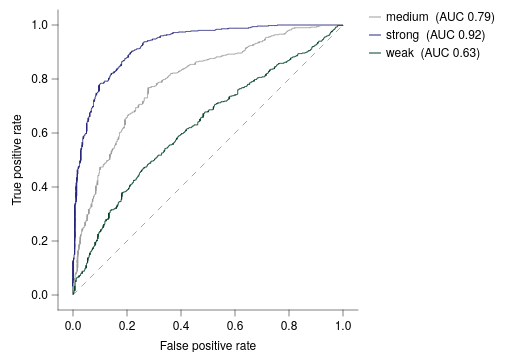

Vega-Lite specification stored for this chart:
### Vega-Lite specification from a JSON file in a GitHub repository (floating-point values rounded to 4 significant figures; data arrays with more than 128 entries replaced by an {"elided": "..."} marker saying what was removed)
{"background": null, "config": {"arc": {"fill": "#DBDBDB", "fillOpacity": 1.0, "innerRadius": 37.5, "padAngle": 0.03, "stroke": "black", "strokeOpacity": 1, "strokeWidth": 0.25}, "area": {"fill": "#DBDBDB", "fillOpacity": 1.0, "stroke": "black", "strokeOpacity": 1, "strokeWidth": 0.25}, "axis": {"domain": true, "domainCap": "round", "domainColor": "black", "domainWidth": 0.25, "grid": false, "gridCap": "round", "gridColor": "#F1F1F1", "gridDash": [0, 0], "gridOpacity": 1.0, "gridWidth": 0.25, "labelColor": "black", "labelFont": "Helvetica Neue, HelveticaNeue, Helvetica, Arial, sans-serif", "labelFontSize": 6, "labelFontStyle": "normal", "labelFontWeight": 400, "offset": 0, "ticks": true, "tickCap": "round", "tickColor": "black", "tickRound": false, "tickSize": 3.0, "tickWidth": 0.25, "titleColor": "black", "titleFont": "Helvetica Neue, HelveticaNeue, Helvetica, Arial, sans-serif", "titleFontSize": 6, "titleFontStyle": "normal", "titleFontWeight": 400}, "axisX": {"domain": true, "labelAlign": "center", "labelAngle": 0, "labels": true, "ticks": true, "translate": 0}, "axisY": {"domain": true, "labelAlign": "right", "labelAngle": 0, "labels": true, "ticks": true, "translate": 0}, "axisRight": {"domain": true, "labelAlign": "left", "labelAngle": 0, "labels": true, "ticks": true, "translate": 0}, "axisTop": {"domain": true, "labelAlign": "center", "labelAngle": 0, "labels": true, "ticks": true, "translate": 0}, "axisBand": {"tickOffset": 0}, "bar": {"fill": "#DBDBDB", "fillOpacity": 1.0, "stroke": "black", "strokeOpacity": 1, "strokeWidth": 0.25}, "boxplot": {"size": 13.5, "ticks": {"cornerRadius": 0.25, "fill": "black", "opacity": 1, "size": 6.75, "thickness": 0.25}, "box": {"fillOpacity": 1.0, "stroke": "black", "strokeOpacity": 1, "strokeWidth": 0.25}, "median": {"cornerRadius": 0, "fill": "black", "fillOpacity": 1.0, "opacity": 1, "size": 13.5, "thickness": 0.25}, "rule": {"fill": "black", "fillOpacity": 1.0, "size": 15.0, "stroke": "black", "strokeDash": [0, 0], "strokeOpacity": 1, "strokeWidth": 0.25}, "outliers": {"color": "black", "fill": "black", "fillOpacity": 1.0, "size": 0, "stroke": "black", "strokeOpacity": 1, "strokeWidth": 0.25}}, "circle": {"fill": "black", "fillOpacity": 1.0, "size": 1.875, "stroke": null, "strokeOpacity": 1, "strokeWidth": 0.25}, "errorband": {"band": {"fillOpacity": 0.6, "stroke": null, "strokeWidth": 0.25, "strokeOpacity": 1}, "borders": {"opacity": 0, "strokeOpacity": 1, "strokeWidth": 0.25}}, "errorbar": {"opacity": 1, "rule": {"strokeDash": [0, 0], "strokeWidth": 0.25}, "ticks": {"color": "black", "cornerRadius": 0.125, "opacity": 1, "size": 9.0, "thickness": 0.25}, "thickness": 0.25}, "font": "Helvetica Neue, HelveticaNeue, Helvetica, Arial, sans-serif", "geoshape": {"fill": "#DBDBDB", "fillOpacity": 1.0, "stroke": "black", "strokeOpacity": 1, "strokeWidth": 0.25}, "header": {"labelColor": "black", "labelFont": "Helvetica Neue, HelveticaNeue, Helvetica, Arial, sans-serif", "labelFontSize": 6, "labelFontStyle": "normal", "labelFontWeight": 400, "titleColor": "black", "titleFont": "Helvetica Neue, HelveticaNeue, Helvetica, Arial, sans-serif", "titleFontSize": 6, "titleFontStyle": "normal", "titleFontWeight": 400, "titlePadding": 0}, "legend": {"disable": false, "offset": 4.5, "titlePadding": 4, "labelOffset": 2, "gradientLabelOffset": 2, "columnPadding": 4, "rowPadding": 2, "gradientThickness": 5, "gradientOpacity": 1.0, "gradientStrokeColor": "black", "gradientStrokeWidth": 0.25, "labelColor": "black", "labelFont": "Helvetica Neue, HelveticaNeue, Helvetica, Arial, sans-serif", "labelFontSize": 6, "labelFontStyle": "normal", "labelFontWeight": 400, "strokeColor": "black", "strokeWidth": 0, "symbolSize": 36, "symbolStrokeColor": "black", "symbolStrokeWidth": 0.25, "titleColor": "black", "titleFont": "Helvetica Neue, HelveticaNeue, Helvetica, Arial, sans-serif", "titleFontSize": 6, "titleFontStyle": "normal", "titleFontWeight": 400}, "line": {"color": "black", "stroke": "black", "strokeCap": "butt", "strokeDash": [0, 0], "strokeOpacity": 1, "strokeWidth": 0.5}, "point": {"filled": true, "fill": "#DBDBDB", "fillOpacity": 1.0, "size": 7.5, "stroke": "black", "strokeOpacity": 1, "strokeWidth": 0.25}, "range": {"category": ["#9D9D9D", "#28287D", "#004225", "#47266F", "#00605D", "#DBDBDB", "#7983C1", "#6E927B", "#937FB4", "#699A97"], "diverging": {"scheme": ["#4F4265", "#6A5C82", "#85789D", "#A196B7", "#BDB5CE", "#D8D6DD", "#F6F6F6", "#CED8D7", "#9DBFBD", "#75A3A0", "#518683", "#326967", "#164D4B"]}, "heatmap": {"scheme": ["#440154", "#472270", "#433E82", "#38598C", "#2C728E", "#238A8D", "#24A086", "#39B578", "#5DC862", "#96D646", "#CAE02D", "#FDE724"]}, "ordinal": {"scheme": ["#F1F1F1", "#DBDBDB", "#C6C6C6", "#B2B2B2", "#9D9D9D", "#898989", "#767676", "#636363", "#515151", "#404040", "#2F2F2F", "#1F1F1F"]}, "ramp": {"scheme": ["#440154", "#472270", "#433E82", "#38598C", "#2C728E", "#238A8D", "#24A086", "#39B578", "#5DC862", "#96D646", "#CAE02D", "#FDE724"]}}, "rule": {"color": "black", "stroke": "black", "strokeCap": "round", "strokeDash": [2, 2], "strokeOpacity": 1, "strokeWidth": 0.25}, "scale": {"barBandPaddingInner": 0.1, "rectBandPaddingInner": 0, "tickBandPaddingInner": 0.1, "bandPaddingOuter": 0.1, "bandWithNestedOffsetPaddingInner": 0.2, "bandWithNestedOffsetPaddingOuter": 0.2, "offsetBandPaddingInner": 0, "offsetBandPaddingOuter": 0, "continuousPadding": 7.5, "round": false}, "rect": {"fill": "#DBDBDB", "fillOpacity": 1.0, "stroke": "black", "strokeOpacity": 1, "strokeWidth": 0.25}, "square": {"fill": "#DBDBDB", "fillOpacity": 1.0, "size": 15.0, "stroke": "black", "strokeOpacity": 1, "strokeWidth": 0.25}, "text": {"color": "black", "font": "Helvetica Neue, HelveticaNeue, Helvetica, Arial, sans-serif", "fontSize": 6, "fontStyle": "normal", "fontWeight": 400}, "tick": {"color": "black", "cornerRadius": 0.125, "opacity": 1.0, "size": 13.5, "thickness": 0.25}, "title": {"anchor": "middle", "frame": "group", "color": "black", "font": "Helvetica Neue, HelveticaNeue, Helvetica, Arial, sans-serif", "fontSize": 6, "fontStyle": "normal", "fontWeight": 400, "subtitleColor": "black", "subtitleFont": "Helvetica Neue, HelveticaNeue, Helvetica, Arial, sans-serif", "subtitleFontSize": 6, "subtitleFontStyle": "normal", "subtitleFontWeight": 400}, "trail": {"color": "black", "opacity": 1, "size": 0.5}, "view": {"continuousWidth": 150, "continuousHeight": 150, "discreteWidth": 150, "discreteHeight": 150, "fill": null, "stroke": null, "strokeWidth": 0.25}}, "layer": [{"data": {"name": "data-3202155f3934f7fbee309f063f2d1ca5"}, "mark": {"type": "line", "color": "gray", "opacity": 0.7, "strokeDash": [3, 3]}, "encoding": {"x": {"field": "fpr", "type": "quantitative", "scale": {"nice": false}}, "y": {"field": "tpr", "type": "quantitative", "scale": {"nice": false}}}}, {"data": {"name": "data-17351f3b014114568340c31df5c3e7c1"}, "mark": {"type": "line", "interpolate": "step-after"}, "encoding": {"color": {"field": "model", "title": null, "type": "nominal"}, "x": {"field": "fpr", "scale": {"domain": [0, 1], "nice": false}, "title": "False positive rate", "type": "quantitative"}, "y": {"field": "tpr", "scale": {"domain": [0, 1], "nice": false}, "title": "True positive rate", "type": "quantitative"}}}], "$schema": "https://vega.github.io/schema/vega-lite/v6.4.1.json", "datasets": {"data-3202155f3934f7fbee309f063f2d1ca5": [{"fpr": 0.0, "tpr": 0.0}, {"fpr": 1.0, "tpr": 1.0}], "data-17351f3b014114568340c31df5c3e7c1": {"elided": "3000 records"}}}
